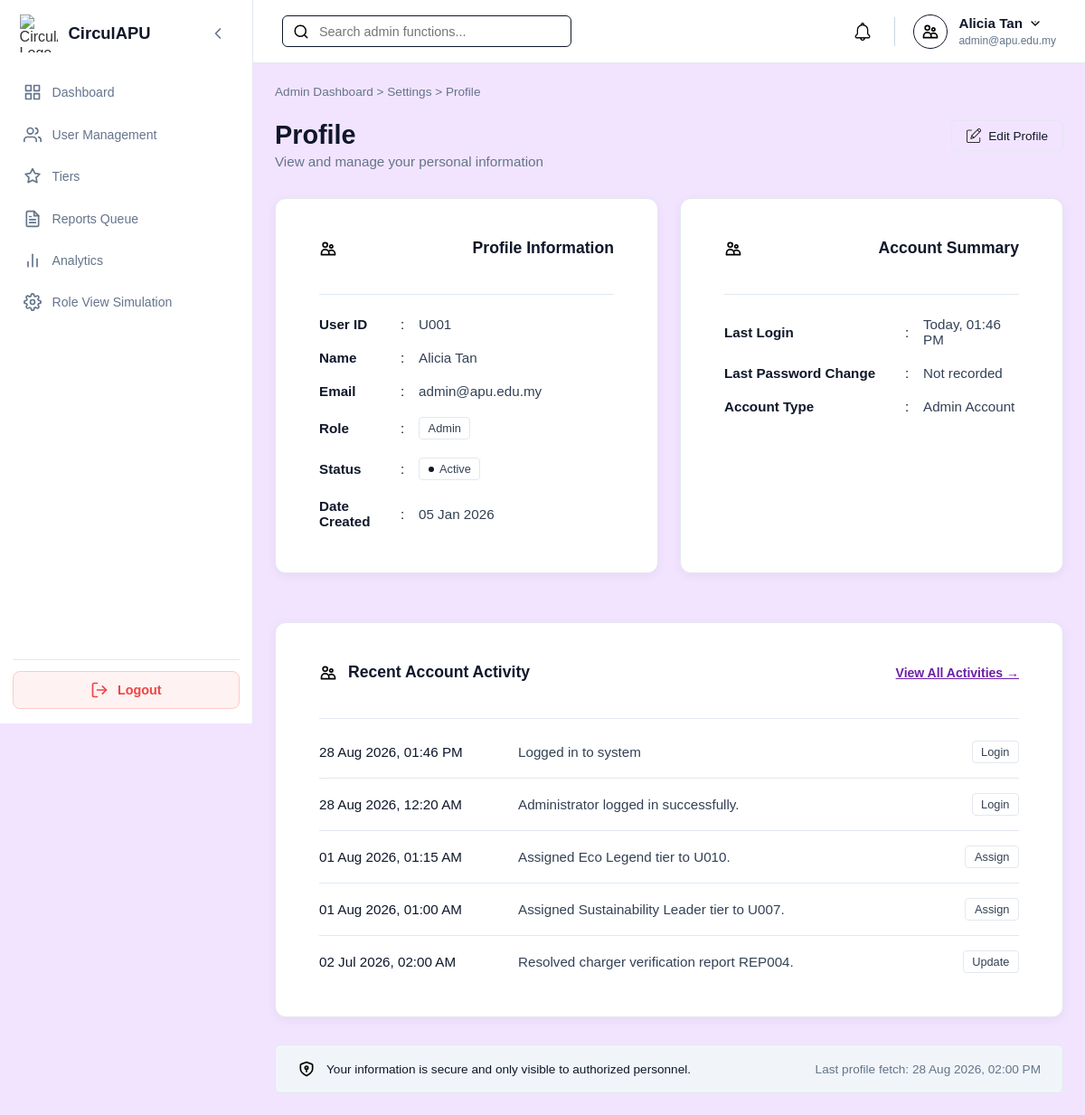
Screenshot of /profile_setting.php (signed in) with the database file from the repository.
### tables this page shows
CREATE TABLE `user` (
  `userID` varchar(10) NOT NULL,
  `name` varchar(100) NOT NULL,
  `email` varchar(100) NOT NULL,
  `password` varchar(255) NOT NULL,
  `role` enum('Member','Auditor','Manager','Admin') NOT NULL DEFAULT 'Member',
  `status` enum('Active','Suspended','Deleted') NOT NULL DEFAULT 'Active',
  `ecopoint` int(11) NOT NULL DEFAULT 0,
  `dateCreated` timestamp NOT NULL DEFAULT current_timestamp()
);

CREATE TABLE `systemlog` (
  `logID` varchar(10) NOT NULL,
  `userID` varchar(10) NOT NULL,
  `actionType` enum('Create','Submit','Approve','Reject','Redeem','Assign','Update','Delete','Login','Logout') NOT NULL,
  `refType` enum('Mission','Asset','Reward','Badge','Tier','Verification','User','Category','Transaction','Borrowing') NOT NULL,
  `refID` varchar(10) DEFAULT NULL,
  `description` varchar(255) NOT NULL,
  `timeLogged` timestamp NOT NULL DEFAULT current_timestamp()
);

### profile_setting.php (the view, shortened to what this page needs)
<?php
require_once 'db.php';
$user_id = $_SESSION['user_id'];
$stmt = $conn->prepare(
    "SELECT u.userID, u.name, u.email, u.role, u.status, u.dateCreated,
            (SELECT MAX(sl.timeLogged)
             FROM systemlog sl
             WHERE sl.userID = u.userID AND sl.actionType = 'Login') AS lastLogin
     FROM user u
     WHERE u.userID = ?"
);
$stmt->bind_param("s", $user_id);
$stmt->execute();
$result = $stmt->get_result();
$user_data = $result->fetch_assoc();
$is_editing = isset($_GET['edit']) && $_GET['edit'] === '1';
$edit_name = $user_data['name'];
$edit_email = $user_data['email'];
$activity_stmt = $conn->prepare(
    "SELECT actionType, refType, description, timeLogged
     FROM systemlog WHERE userID = ?
     ORDER BY timeLogged DESC LIMIT 5"
);
$activity_stmt->bind_param('s', $user_id);
$activity_stmt->execute();
$recent_account_activity = $activity_stmt->get_result()->fetch_all(MYSQLI_ASSOC);
$password_stmt = $conn->prepare(
    "SELECT MAX(timeLogged) AS changedAt FROM systemlog
     WHERE userID = ? AND actionType = 'Update' AND refType = 'User'
       AND description = 'Changed own account password'"
);
$password_stmt->bind_param('s', $user_id);
$password_stmt->execute();
$last_password_change = $password_stmt->get_result()->fetch_assoc()['changedAt'] ?? null;
$last_login_at = $user_data['lastLogin'] ?: ($_SESSION['last_login_at'] ?? null);
$last_login_display = 'Not recorded';
if ($last_login_at && ($last_login_timestamp = strtotime($last_login_at)) !== false) {
    $last_login_display = date('Y-m-d', $last_login_timestamp) === date('Y-m-d')
        ? 'Today, ' . date('h:i A', $last_login_timestamp)
        : date('d M Y, h:i A', $last_login_timestamp);
}
$theme_class = 'role-' . strtolower($user_data['role']);
$user_role_display = htmlspecialchars($user_data['role']);
?>
<!DOCTYPE html>
<html lang="en">
<head>
    <link rel="stylesheet" href="style.css">
</head>
<body class="<?php echo htmlspecialchars($theme_class); ?> profile-settings-page">
    <div class="dashboard-container">
            <?php include 'sidebar.php'; ?>
        <div class="main-content">
            <?php include 'header.php'; ?>
            <main class="page-body">
                <div class="breadcrumb">
                    <?php echo $user_role_display; ?> Dashboard > Settings > Profile
                </div>
                <div class="page-header">
                    <div class="header-titles">
                        <h1>Profile</h1>
                        <p class="subtitle">View and manage your personal information</p>
                    </div>
                    <div class="profile-page-actions">
                        <?php if ($is_editing): ?>
                            <a href="profile_setting.php" class="action-btn outline-btn">Cancel</a>
                            <button type="submit" name="save_profile" value="1" form="profile-edit-form" class="action-btn outline-btn">
                                Save Changes
                            </button>
                        <?php else: ?>
                            <a href="profile_setting.php?edit=1" class="action-btn outline-btn profile-edit-button">
                                <img src="/CirculAPU/assets/icons/edit.png" alt="" width="16" height="16"> Edit Profile
                            </a>
                        <?php endif; ?>
                    </div>
                </div>
                <div class="profile-grid">
                    <form id="profile-edit-form" method="POST" class="content-card">
                        <div class="card-header">
                            <img src="/CirculAPU/assets/icons/users.svg" alt="User" width="20" height="20">
                            <h2>Profile Information</h2>
                        </div>
                        <hr class="card-divider">
                        <div class="profile-details-wrapper">
                            <div class="profile-info-list">
                                <div class="info-row">
                                    <span class="info-label">User ID</span>
                                    <span class="info-separator">:</span>
                                    <span class="info-value"><?php echo htmlspecialchars($user_data['userID']); ?></span>
                                </div>
                                <div class="info-row">
                                    <?php if ($is_editing): ?>
                                        <label class="info-label" for="profile-name">Name</label>
                                    <?php else: ?>
                                        <span class="info-label">Name</span>
                                    <?php endif; ?>
                                    <span class="info-separator">:</span>
                                    <span class="info-value">
                                        <?php if ($is_editing): ?>
                                            <input id="profile-name" class="profile-edit-input" type="text" name="name" maxlength="100" value="<?php echo htmlspecialchars($edit_name); ?>" required>
                                        <?php else: ?>
                                            <?php echo htmlspecialchars($user_data['name']); ?>
                                        <?php endif; ?>
                                    </span>
                                </div>
                                <div class="info-row">
                                    <?php if ($is_editing): ?>
                                        <label class="info-label" for="profile-email">Email</label>
                                    <?php else: ?>
                                        <span class="info-label">Email</span>
                                    <?php endif; ?>
                                    <span class="info-separator">:</span>
                                    <span class="info-value">
                                        <?php if ($is_editing): ?>
                                            <input id="profile-email" class="profile-edit-input" type="email" name="email" maxlength="100" value="<?php echo htmlspecialchars($edit_email); ?>" required>
                                        <?php else: ?>
                                            <?php echo htmlspecialchars($user_data['email']); ?>
                                        <?php endif; ?>
                                    </span>
                                </div>
                                <div class="info-row">
                                    <span class="info-label">Role</span>
                                    <span class="info-separator">:</span>
                                    <span class="info-value"><span class="badge neutral-badge outline"><?php echo $user_role_display; ?></span></span>
                                </div>
                                <div class="info-row">
                                    <span class="info-label">Status</span>
                                    <span class="info-separator">:</span>
                                    <span class="info-value">
                                        <?php if(strtolower($user_data['status']) === 'active'): ?>
                                            <span class="badge success-badge outline"><span class="dot"></span> Active</span>
                                        <?php else: ?>
                                            <span class="badge outline" style="color:#991b1b; border-color:#fca5a5; background-color:#fee2e2;"><span class="dot" style="background-color:#991b1b;"></span> <?php echo htmlspecialchars($user_data['status']); ?></span>
                                        <?php endif; ?>
                                    </span>
                                </div>
                                <div class="info-row">
                                    <span class="info-label">Date Created</span>
                                    <span class="info-separator">:</span>
                                    <span class="info-value"><?php echo $user_data['dateCreated'] ? date("d M Y", strtotime($user_data['dateCreated'])) : 'N/A'; ?></span>
                                </div>
                            </div>
                        </div>
                    </form>
                    <div class="content-card">
                        <div class="card-header">
                            <img src="/CirculAPU/assets/icons/users.svg" alt="Account" width="20" height="20">
                            <h2>Account Summary</h2>
                        </div>
                        <hr class="card-divider">
                        <div class="profile-info-list padded-list">
                            <div class="info-row">
                                <span class="info-label wide-label">Last Login</span>
                                <span class="info-separator">:</span>
                                <span class="info-value"><?php echo htmlspecialchars($last_login_display); ?></span>
                            </div>
                            <div class="info-row">
                                <span class="info-label wide-label">Last Password Change</span>
                                <span class="info-separator">:</span>
                                <span class="info-value"><?php echo $last_password_change ? htmlspecialchars(date('d M Y, h:i A', strtotime($last_password_change))) : 'Not recorded'; ?></span>
                            </div>
                            <div class="info-row">
                                <span class="info-label wide-label">Account Type</span>
                                <span class="info-separator">:</span>
                                <span class="info-value"><?php echo $user_role_display; ?> Account</span>
                            </div>
                        </div>
                    </div>
                </div>
                <div class="content-card full-width-card">
                    <div class="card-header space-between">
                        <div class="header-left">
                            <img src="/CirculAPU/assets/icons/users.svg" alt="Activity" width="20" height="20">
                            <h2>Recent Account Activity</h2>
                        </div>
                        <?php if ($user_data['role'] === 'Admin'): ?>
                            <a href="/CirculAPU/Admin/system_logs.php?search=<?php echo urlencode($user_id); ?>" class="view-all-link">View All Activities &rarr;</a>
                        <?php endif; ?>
                    </div>
                    <hr class="card-divider">
                    <div class="activity-list">
                        <?php if (!$recent_account_activity): ?>
                            <div class="activity-row">
                                <span class="activity-desc">No account activity has been recorded.</span>
                            </div>
                        <?php else: ?>
                            <?php foreach ($recent_account_activity as $activity): ?>
                                <div class="activity-row">
                                    <span class="activity-date"><?php echo htmlspecialchars(date('d M Y, h:i A', strtotime($activity['timeLogged']))); ?></span>
                                    <span class="activity-desc"><?php echo htmlspecialchars($activity['description']); ?></span>
                                    <span class="badge neutral-badge outline"><?php echo htmlspecialchars($activity['actionType']); ?></span>
                                </div>
                            <?php endforeach; ?>
                        <?php endif; ?>
                    </div>
                </div>
                <div class="security-footer">
                    <div class="security-left">
                        <img src="/CirculAPU/assets/icons/shield.svg" alt="Secure" width="20" height="20">
                        <span>Your information is secure and only visible to authorized personnel.</span>
                    </div>
                    <div class="security-right">
                        <span>Last profile fetch: <?php echo date("d M Y, h:i A"); ?></span>
                    </div>
                </div>
            </main>
        </div>
    </div>
</body>
</html>

### rows the page displays
user: role "Admin", userID "U001", name "Alicia Tan", email "admin@apu.edu.my", dateCreated "05 Jan 2026"
systemlog: timeLogged "28 Aug 2026, 01:46 PM", description "Logged in to system", actionType "Login"
systemlog: timeLogged "28 Aug 2026, 12:20 AM", description "Administrator logged in successfully.", actionType "Login"
systemlog: timeLogged "01 Aug 2026, 01:15 AM", description "Assigned Eco Legend tier to U010.", actionType "Assign"
systemlog: timeLogged "01 Aug 2026, 01:00 AM", description "Assigned Sustainability Leader tier to U007.", actionType "Assign"
systemlog: timeLogged "02 Jul 2026, 02:00 AM", description "Resolved charger verification report REP004.", actionType "Update"

### other values shown
$user_name "Alicia Tan"
$user_email "admin@apu.edu.my"
$last_login_display "Today, 01:46 PM"
